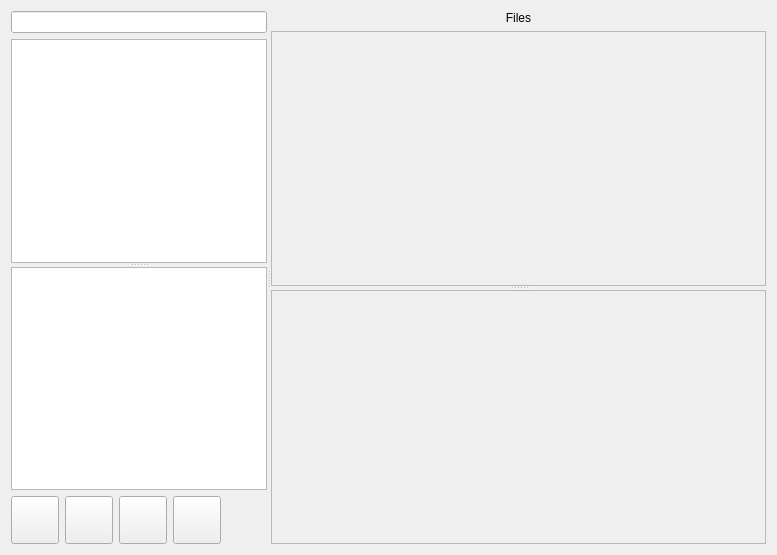
<?xml version="1.0" encoding="UTF-8"?>
<ui version="4.0">
 <class>MainWindow</class>
 <widget class="QMainWindow" name="MainWindow">
  <property name="geometry">
   <rect>
    <x>0</x>
    <y>0</y>
    <width>777</width>
    <height>555</height>
   </rect>
  </property>
  <property name="windowTitle">
   <string>fileflow</string>
  </property>
  <widget class="QWidget" name="centralWidget">
   <layout class="QGridLayout" name="gridLayout_4">
    <item row="0" column="0">
     <widget class="QSplitter" name="mainSplitter">
      <property name="sizePolicy">
       <sizepolicy hsizetype="Expanding" vsizetype="Preferred">
        <horstretch>0</horstretch>
        <verstretch>0</verstretch>
       </sizepolicy>
      </property>
      <property name="orientation">
       <enum>Qt::Horizontal</enum>
      </property>
      <property name="childrenCollapsible">
       <bool>false</bool>
      </property>
      <widget class="QFrame" name="frame">
       <property name="enabled">
        <bool>true</bool>
       </property>
       <property name="sizePolicy">
        <sizepolicy hsizetype="Preferred" vsizetype="Preferred">
         <horstretch>0</horstretch>
         <verstretch>0</verstretch>
        </sizepolicy>
       </property>
       <property name="frameShape">
        <enum>QFrame::NoFrame</enum>
       </property>
       <property name="frameShadow">
        <enum>QFrame::Plain</enum>
       </property>
       <property name="lineWidth">
        <number>0</number>
       </property>
       <layout class="QVBoxLayout" name="verticalLayout">
        <property name="leftMargin">
         <number>0</number>
        </property>
        <property name="topMargin">
         <number>0</number>
        </property>
        <property name="rightMargin">
         <number>0</number>
        </property>
        <property name="bottomMargin">
         <number>0</number>
        </property>
        <item>
         <widget class="QFrame" name="nameFrame">
          <property name="sizePolicy">
           <sizepolicy hsizetype="Preferred" vsizetype="Preferred">
            <horstretch>0</horstretch>
            <verstretch>0</verstretch>
           </sizepolicy>
          </property>
          <property name="minimumSize">
           <size>
            <width>0</width>
            <height>0</height>
           </size>
          </property>
          <property name="frameShape">
           <enum>QFrame::NoFrame</enum>
          </property>
          <property name="frameShadow">
           <enum>QFrame::Plain</enum>
          </property>
          <layout class="QGridLayout" name="gridLayout_2">
           <property name="leftMargin">
            <number>0</number>
           </property>
           <property name="topMargin">
            <number>0</number>
           </property>
           <property name="rightMargin">
            <number>0</number>
           </property>
           <property name="bottomMargin">
            <number>0</number>
           </property>
           <item row="0" column="0">
            <widget class="QLineEdit" name="nameLineEdit">
             <property name="sizePolicy">
              <sizepolicy hsizetype="Preferred" vsizetype="Preferred">
               <horstretch>0</horstretch>
               <verstretch>0</verstretch>
              </sizepolicy>
             </property>
             <property name="focusPolicy">
              <enum>Qt::ClickFocus</enum>
             </property>
             <property name="frame">
              <bool>true</bool>
             </property>
             <property name="clearButtonEnabled">
              <bool>false</bool>
             </property>
            </widget>
           </item>
          </layout>
         </widget>
        </item>
        <item>
         <widget class="QFrame" name="contentFrame">
          <property name="frameShape">
           <enum>QFrame::NoFrame</enum>
          </property>
          <property name="frameShadow">
           <enum>QFrame::Plain</enum>
          </property>
          <layout class="QGridLayout" name="gridLayout_3">
           <property name="leftMargin">
            <number>0</number>
           </property>
           <property name="topMargin">
            <number>0</number>
           </property>
           <property name="rightMargin">
            <number>0</number>
           </property>
           <property name="bottomMargin">
            <number>0</number>
           </property>
           <item row="0" column="0">
            <widget class="QSplitter" name="contentSplitter">
             <property name="orientation">
              <enum>Qt::Vertical</enum>
             </property>
             <widget class="QListView" name="nodesListView"/>
             <widget class="QListView" name="groupsListView"/>
            </widget>
           </item>
          </layout>
         </widget>
        </item>
        <item>
         <widget class="QFrame" name="fileFrame">
          <property name="minimumSize">
           <size>
            <width>0</width>
            <height>48</height>
           </size>
          </property>
          <property name="frameShape">
           <enum>QFrame::NoFrame</enum>
          </property>
          <property name="frameShadow">
           <enum>QFrame::Plain</enum>
          </property>
          <layout class="QHBoxLayout" name="horizontalLayout">
           <property name="leftMargin">
            <number>0</number>
           </property>
           <property name="topMargin">
            <number>0</number>
           </property>
           <property name="rightMargin">
            <number>0</number>
           </property>
           <property name="bottomMargin">
            <number>0</number>
           </property>
           <item>
            <widget class="QPushButton" name="addFilePushButton">
             <property name="sizePolicy">
              <sizepolicy hsizetype="Minimum" vsizetype="Minimum">
               <horstretch>0</horstretch>
               <verstretch>0</verstretch>
              </sizepolicy>
             </property>
             <property name="minimumSize">
              <size>
               <width>48</width>
               <height>48</height>
              </size>
             </property>
             <property name="maximumSize">
              <size>
               <width>48</width>
               <height>16777215</height>
              </size>
             </property>
             <property name="toolTip">
              <string>Share File...</string>
             </property>
             <property name="text">
              <string/>
             </property>
             <property name="icon">
              <iconset theme="document-open">
               <normaloff/>
              </iconset>
             </property>
             <property name="iconSize">
              <size>
               <width>24</width>
               <height>24</height>
              </size>
             </property>
            </widget>
           </item>
           <item>
            <widget class="QPushButton" name="createGroupPushButton">
             <property name="enabled">
              <bool>true</bool>
             </property>
             <property name="sizePolicy">
              <sizepolicy hsizetype="Minimum" vsizetype="Minimum">
               <horstretch>0</horstretch>
               <verstretch>0</verstretch>
              </sizepolicy>
             </property>
             <property name="minimumSize">
              <size>
               <width>48</width>
               <height>48</height>
              </size>
             </property>
             <property name="toolTip">
              <string>Create Group...</string>
             </property>
             <property name="text">
              <string/>
             </property>
             <property name="icon">
              <iconset theme="address-book-new"/>
             </property>
             <property name="iconSize">
              <size>
               <width>24</width>
               <height>24</height>
              </size>
             </property>
            </widget>
           </item>
           <item>
            <widget class="QPushButton" name="joinGroupPushButton">
             <property name="sizePolicy">
              <sizepolicy hsizetype="Minimum" vsizetype="Minimum">
               <horstretch>0</horstretch>
               <verstretch>0</verstretch>
              </sizepolicy>
             </property>
             <property name="minimumSize">
              <size>
               <width>48</width>
               <height>48</height>
              </size>
             </property>
             <property name="toolTip">
              <string>Join Group</string>
             </property>
             <property name="text">
              <string/>
             </property>
             <property name="icon">
              <iconset theme="window-new"/>
             </property>
             <property name="iconSize">
              <size>
               <width>24</width>
               <height>24</height>
              </size>
             </property>
            </widget>
           </item>
           <item>
            <widget class="QPushButton" name="leaveGroupPushButton">
             <property name="sizePolicy">
              <sizepolicy hsizetype="Minimum" vsizetype="Minimum">
               <horstretch>0</horstretch>
               <verstretch>0</verstretch>
              </sizepolicy>
             </property>
             <property name="minimumSize">
              <size>
               <width>48</width>
               <height>48</height>
              </size>
             </property>
             <property name="toolTip">
              <string>Leave Group</string>
             </property>
             <property name="text">
              <string/>
             </property>
             <property name="icon">
              <iconset theme="window-close"/>
             </property>
             <property name="iconSize">
              <size>
               <width>24</width>
               <height>24</height>
              </size>
             </property>
             <property name="flat">
              <bool>false</bool>
             </property>
            </widget>
           </item>
           <item>
            <spacer name="horizontalSpacer">
             <property name="orientation">
              <enum>Qt::Horizontal</enum>
             </property>
             <property name="sizeHint" stdset="0">
              <size>
               <width>40</width>
               <height>20</height>
              </size>
             </property>
            </spacer>
           </item>
          </layout>
         </widget>
        </item>
       </layout>
      </widget>
      <widget class="QWidget" name="widget" native="true">
       <property name="sizePolicy">
        <sizepolicy hsizetype="Preferred" vsizetype="Preferred">
         <horstretch>1</horstretch>
         <verstretch>0</verstretch>
        </sizepolicy>
       </property>
       <property name="minimumSize">
        <size>
         <width>300</width>
         <height>0</height>
        </size>
       </property>
       <layout class="QVBoxLayout" name="verticalLayout_2">
        <property name="leftMargin">
         <number>0</number>
        </property>
        <property name="topMargin">
         <number>0</number>
        </property>
        <property name="rightMargin">
         <number>0</number>
        </property>
        <property name="bottomMargin">
         <number>0</number>
        </property>
        <item>
         <layout class="QGridLayout" name="gridLayout">
          <item row="0" column="0">
           <widget class="QLabel" name="label_2">
            <property name="sizePolicy">
             <sizepolicy hsizetype="Preferred" vsizetype="Preferred">
              <horstretch>0</horstretch>
              <verstretch>0</verstretch>
             </sizepolicy>
            </property>
            <property name="text">
             <string>Files</string>
            </property>
            <property name="alignment">
             <set>Qt::AlignCenter</set>
            </property>
           </widget>
          </item>
          <item row="1" column="0">
           <widget class="QWidget" name="widget_2" native="true">
            <property name="sizePolicy">
             <sizepolicy hsizetype="Expanding" vsizetype="Expanding">
              <horstretch>0</horstretch>
              <verstretch>0</verstretch>
             </sizepolicy>
            </property>
            <layout class="QGridLayout" name="gridLayout_6">
             <property name="leftMargin">
              <number>0</number>
             </property>
             <property name="topMargin">
              <number>0</number>
             </property>
             <property name="rightMargin">
              <number>0</number>
             </property>
             <property name="bottomMargin">
              <number>0</number>
             </property>
             <item row="0" column="0">
              <widget class="QSplitter" name="fileSplitter">
               <property name="orientation">
                <enum>Qt::Vertical</enum>
               </property>
               <widget class="QScrollArea" name="myFilesScrollArea">
                <property name="widgetResizable">
                 <bool>true</bool>
                </property>
                <widget class="QWidget" name="scrollAreaWidgetContents">
                 <property name="geometry">
                  <rect>
                   <x>0</x>
                   <y>0</y>
                   <width>493</width>
                   <height>240</height>
                  </rect>
                 </property>
                </widget>
               </widget>
               <widget class="QScrollArea" name="remoteFilesScrollArea">
                <property name="widgetResizable">
                 <bool>true</bool>
                </property>
                <widget class="QWidget" name="scrollAreaWidgetContents_2">
                 <property name="geometry">
                  <rect>
                   <x>0</x>
                   <y>0</y>
                   <width>493</width>
                   <height>239</height>
                  </rect>
                 </property>
                </widget>
               </widget>
              </widget>
             </item>
            </layout>
           </widget>
          </item>
         </layout>
        </item>
       </layout>
      </widget>
     </widget>
    </item>
   </layout>
  </widget>
  <widget class="QMenuBar" name="menuBar">
   <property name="geometry">
    <rect>
     <x>0</x>
     <y>0</y>
     <width>777</width>
     <height>24</height>
    </rect>
   </property>
  </widget>
 </widget>
 <layoutdefault spacing="6" margin="11"/>
 <resources/>
 <connections/>
</ui>
